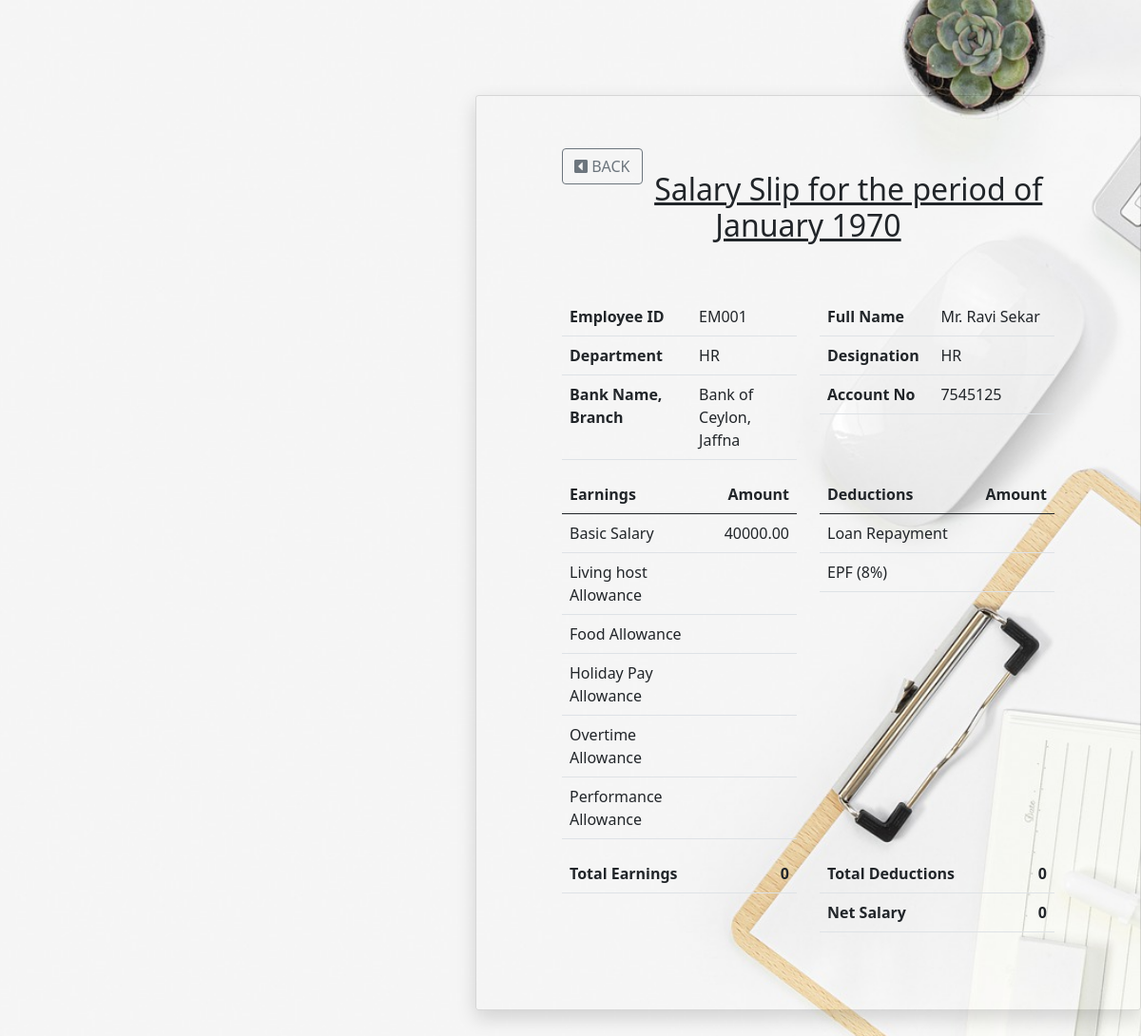
Screenshot of /a_view_salarySlip.php?eid=EM001 (signed in) with the database file from the repository.
### tables this page shows
CREATE TABLE IF NOT EXISTS `emp_registration` (
  `empid` varchar(5) NOT NULL,
  `title` varchar(10) NOT NULL,
  `firstname` varchar(100) NOT NULL,
  `lastname` varchar(100) NOT NULL,
  `email` varchar(100) NOT NULL,
  `nic` varchar(12) NOT NULL,
  `username` varchar(100) NOT NULL,
  `emproll` varchar(100) NOT NULL,
  `department` varchar(100) NOT NULL,
  `appointment_date` date NOT NULL,
  `basic_salary` decimal(10,2) NOT NULL,
  `address` varchar(200) NOT NULL,
  `gender` varchar(10) NOT NULL,
  `dob` date NOT NULL,
  `mobileno` varchar(10) NOT NULL,
  `homeno` varchar(10) NOT NULL DEFAULT '-',
  `civil_status` varchar(100) NOT NULL,
  `ethnicity` varchar(100) NOT NULL,
  `religion` varchar(100) NOT NULL,
  `edu_level` varchar(100) NOT NULL,
  `work_experience` varchar(255) NOT NULL DEFAULT '-',
  `photo` text NOT NULL,
  `cv` text NOT NULL,
  `bankname` varchar(100) NOT NULL,
  `branch` varchar(100) NOT NULL,
  `acc_no` varchar(12) NOT NULL,
  `ec_name` varchar(100) NOT NULL,
  `ec_relationship` varchar(50) NOT NULL,
  `ec_mobileno` varchar(10) NOT NULL,
  `ec_homeno` varchar(10) NOT NULL,
  `ec_workno` varchar(10) NOT NULL,
  `usertype` varchar(100) NOT NULL DEFAULT 'emp',
  PRIMARY KEY (`empid`),
  UNIQUE KEY `email` (`email`),
  UNIQUE KEY `username` (`username`),
  UNIQUE KEY `nic` (`nic`)
);

### a_view_salarySlip.php (the view, shortened to what this page needs)
<?php
include 'controllers/authController.php'
?>
<?php
    $eid=$_GET['eid'];
    $month=$_GET['month'];
    $sql1 = "SELECT * from `emp_registration` WHERE empid='$eid'";
    $result1 = mysqli_query($conn, $sql1);
    $emp = mysqli_fetch_assoc($result1);
$sql2 = "SELECT * from `monthly_payment` where empid='$eid' and month_year='$month'";
$result2 = mysqli_query($conn, $sql2);
$payment = mysqli_fetch_assoc($result2);
?>
<!DOCTYPE html>
<html lang="en">
    <head>
        <link rel="stylesheet" href="bootstrap/css/bootstrap.min.css">
        <link rel="stylesheet" href="https://cdnjs.cloudflare.com/ajax/libs/font-awesome/5.15.3/css/all.min.css">
        <link rel="stylesheet" href="css/form.css">
    </head>
    <body style="background-image: url('images/c12.jpg'); background-repeat: no-repeat, repeat; background-size: cover; background-position: center; background-attachment: fixed;">
        <div class="content-wrapper p-t-100 p-b-100 font-robo" style="text-align:center;">
            <div class="wrapper wrapper--w1200" style="max-width: 1200px;">
                <div class="card card-1"  style="background: transparent;">
                    <div class="card-body">
                        <?php if(($_SESSION['usertype']=='admin')){?>
                           <a href="hr_salary_add.php?month=<?php echo$month;?>">
                       <?php }
                       else if(($_SESSION['usertype']=='hr')){?>
                            <a href="hr_salary_add.php?month=<?php echo$month;?>">
                        <?php }?>
                        <button class="btn btn-outline-secondary" style="float: left;"><i class="fas fa-caret-square-left"></i> BACK</button></a><br>
                        <h2 class="title"><u>Salary Slip for the period of <?php echo date('F Y', strtotime($month));?></u></h2><br><br>
                        <div class="row align-items-start">
                            <div class="col-6">
                                <table class="table table-hover">
                                    <tbody style= "text-align:left;">
                                        <tr>
                                            <th scope="row">Employee ID</th>
                                            <td><?php echo $emp['empid'];?></td>
                                        </tr>
                                        <tr>
                                            <th scope="row">Department</th>
                                            <td><?php echo $emp['department'];?></td>
                                        </tr>
                                        <tr>
                                            <th scope="row">Bank Name, Branch</th>
                                            <td><?php echo $emp['bankname'].", ".$emp['branch'];?></td>
                                        </tr>
                                    </tbody>
                                </table>
                            </div>
                            <div class="col-6">
                                <table class="table table-hover">
                                    <tbody style= "text-align:left;">
                                        <tr>
                                            <th scope="row">Full Name</th>
                                            <td><?php echo $emp['title']." ".$emp['firstname']." ".$emp['lastname'];?></td>
                                        </tr>
                                        <tr>
                                            <th scope="row">Designation</th>
                                            <td><?php echo $emp['emproll'];?></td>
                                        </tr>
                                        <tr>
                                            <th scope="row">Account No</th>
                                            <td><?php echo $emp['acc_no'];?></td>
                                        </tr>
                                    </tbody>
                                </table>
                            </div>
                        </div>
                        <div class="row align-items-start">
                            <div class="col-6">
                                <table class="table table-hover">
                                    <thead>
                                        <tr>
                                          <th class="left" scope="col">Earnings</th>
                                          <th class="right" scope="col">Amount</th>
                                        </tr>
                                    </thead>
                                    <tbody>
                                        <tr>
                                            <td class="left">Basic Salary</td>
                                            <td class="right"><?php echo $emp['basic_salary'];?></td>
                                        </tr>
                                        <tr>
                                            <td class="left">Living host Allowance</td>
                                            <td class="right"><?php echo $payment['living_host'];?></td>
                                        </tr>
                                        <tr>
                                            <td class="left">Food Allowance</td>
                                            <td class="right"><?php echo $payment['food'];?></td>
                                        </tr>
                                        <tr>
                                            <td class="left">Holiday Pay Allowance</td>
                                            <td class="right"><?php echo $payment['holiday_pay'];?></td>
                                        </tr>
                                        <tr>
                                            <td class="left">Overtime Allowance</td>
                                            <td class="right"><?php echo $payment['overtime'];?></td>
                                        </tr>
                                        <tr>
                                            <td class="left">Performance Allowance</td>
                                            <td class="right"><?php echo $payment['performance'];?></td>
                                        </tr>
                                    </tbody>
                                </table>
                            </div>
                            <div class="col-6">
                                <table class="table table-hover">
                                    <thead>
                                        <tr>
                                          <th class="left" scope="col">Deductions</th>
                                          <th class="right" scope="col">Amount</th>
                                        </tr>
                                    </thead>
                                    <tbody>
                                        <tr>
                                            <td class="left">Loan Repayment</td>
                                            <td class="right"><?php echo $payment['loan_repayment'];?></td>
                                        </tr>
                                        <tr>
                                            <td class="left">EPF (8%)</td>
                                            <td class="right"><?php echo $payment['epf_8'];?></td>
                                        </tr>
                                    </tbody>
                                </table>
                            </div>
                        </div>
                        <div class="row align-items-start">
                            <div class="col-6">
                                <table class="table table-hover">
                                     <tbody>
                                        <tr>
                                            <th class="left" scope="col">Total Earnings</th>
                                            <?php $tot_earn=($payment['total_earning']+$payment['overtime']+$payment['performance'])?>
                                            <th class="right" scope="col"><?php echo $tot_earn;?></th>
                                        </tr>
                                    </tbody>
                                </table>
                            </div>
                            <div class="col-6">
                                <table class="table table-hover">
                                     <tbody>
                                        <tr>
                                            <th class="left" scope="col">Total Deductions</th>
                                            <?php $tot_dedu=($payment['loan_repayment']+$payment['epf_8']);?>
                                            <th class="right" scope="col"><?php echo $tot_dedu;?></th>
                                        </tr>
                                         <tr>
                                            <th class="left" scope="col">Net Salary</th>
                                            <th class="right" scope="col"><?php echo ($tot_earn-$tot_dedu);?></th>
                                        </tr>
                                    </tbody>
                                </table>
                            </div>
                    </div>
                </div>
            </div>
        </div>
    </body>
</html>

### css/form.css (style rules this page uses)
.card { overflow: hidden; -webkit-border-radius: 3px; -moz-border-radius: 3px; border-radius: 3px; }
.card-1 { -webkit-box-shadow: 0px 8px 20px 0px rgba(0, 0, 0, 0.15); -moz-box-shadow: 0px 8px 20px 0px rgba(0, 0, 0, 0.15); box-shadow: 0px 8px 20px 0px rgba(0, 0, 0, 0.15); }
.card-1 .card-body { padding: 0 90px; padding-top: 55px; padding-bottom: 65px; }
.p-t-100 { padding-top: 100px; }
.p-b-100 { padding-bottom: 100px; }
.wrapper { margin: 0 auto; }
@media (min-width: 1199.98px) and (max-width: 1399.98px) { .content-wrapper { margin-left: 200px; } }

### a_view_salarySlip.php (style rules this page uses)
.right { text-align: right; }
.left { text-align: left; }
.wrapper { margin-left: 300px; }

### rows the page displays
emp_registration: empid "EM001", department "HR", bankname "Bank of Ceylon", branch "Jaffna", title "Mr.", firstname "Ravi", lastname "Sekar", emproll "HR", acc_no "7545125", basic_salary "40000.00"

### other values shown
date('F Y', strtotime($month)) "January 1970"
$tot_earn "0"
$tot_dedu "0"
$tot_earn-$tot_dedu "0"
